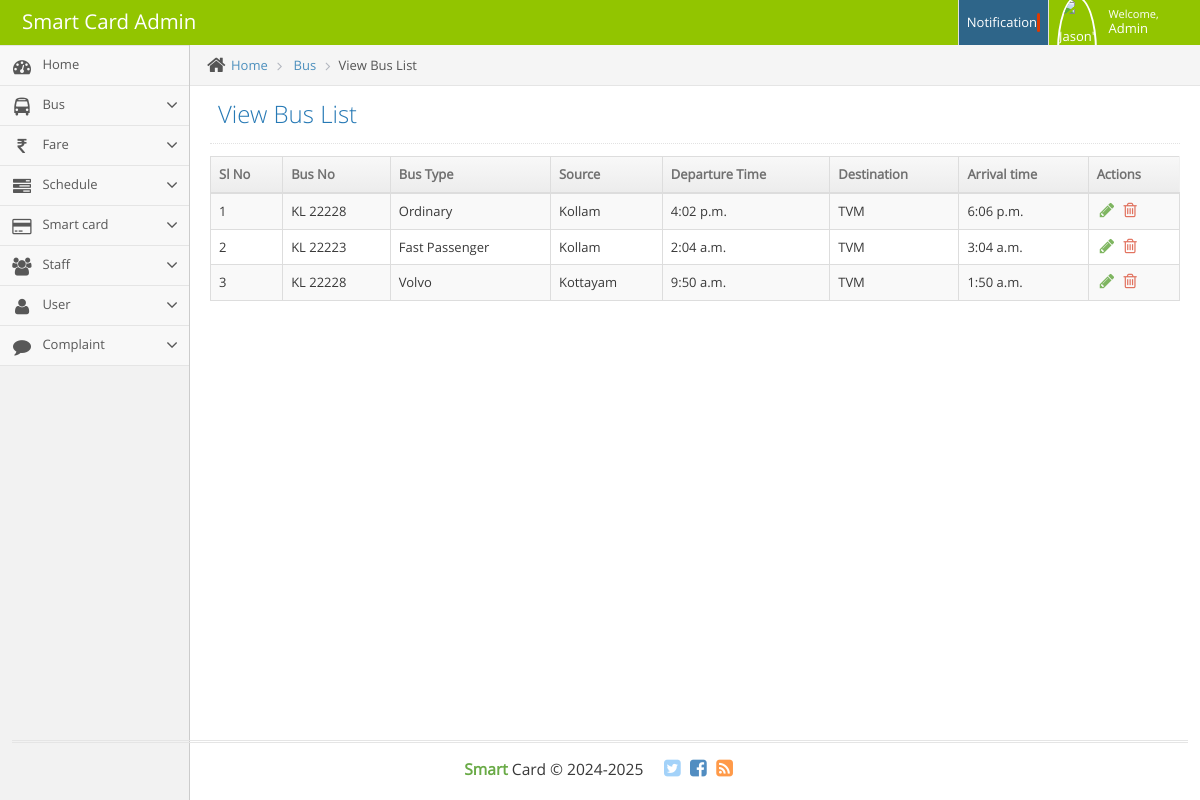
Screenshot of /view_bus_details with the database file from the repository.
### smart_ticket_app/models.py (models this page shows)
class tbl_bus(models.Model):
    bus_no=models.CharField(max_length=25,verbose_name="Bus No")
    bus_type_id=models.ForeignKey(tbl_bustype,on_delete=models.CASCADE)
    Source=models.CharField(max_length=25,verbose_name="Bus Starting Point")
    Destination=models.CharField(max_length=25,verbose_name="Bus Ending Point")
    Start_time=models.TimeField()
    End_time=models.TimeField()
    schedule_id=models.ForeignKey(tbl_schedule,on_delete=models.CASCADE,null=True)
    bus_image=models.FileField(upload_to='media')

class tbl_bustype(models.Model):
   Bus_type=models.CharField(max_length=25)

### smart_ticket_app/views.py (the view)
# urls.py: path('view_bus_details',views.view_bus_details,name='view_bus_details'),
def view_bus_details(request):
     buses = tbl_bus.objects.select_related('bus_type_id')
     return render(request,'admins/view_bus_details.html',{'buses':buses})

### smart_ticket_app/templates/admins/view_bus_details.html (shortened to what this page needs)
{% include 'admins/ad_header.html' %}
<div class="main-content">
				<div class="main-content-inner">
					<div class="breadcrumbs ace-save-state" id="breadcrumbs">
						<ul class="breadcrumb">
							<li>
								<i class="ace-icon fa fa-home home-icon"></i>
								<a href="#">Home</a>
							</li>
							<li>
								<a href="#">Bus</a>
							</li>
							<li class="active">View Bus List</li>
						</ul>
						</div>
					<div class="page-content">
						<div class="page-header">
							<h1>
								View Bus List
								</h1>
						</div>
                        {% include 'admins/messages.html' %}
                        <table id="example1" class="table table-bordered table-striped">
                            <thead>
                                <tr>
                                    <th>Sl No</th>
                                    <th>Bus No</th>
                                    <th>Bus Type</th>
                                    <th>Source</th>
                                    <th>Departure Time</th>
                                    <th>Destination</th>
                                    <th>Arrival time</th>
                                    <th>Actions</th>
                                </tr>
                            </thead>
                            <tbody>
                                {% for i in buses %}
                                <tr>
                                    <td>{{forloop.counter}}</td>
                                    <td>{{i.bus_no}}</td>
                                    <td>{{ i.bus_type_id.Bus_type }}</td>
                                    <td>{{i.Source}}</td>
                                    <td>{{i.Start_time}}</td>
                                    <td>{{i.Destination}}</td>
                                    <td>{{i.End_time}}</td>
                                <td>
                                    <div class="hidden-sm hidden-xs action-buttons">
                                        <a class='green' href="/edit_bus/{{i.id}}">
                                            <i class='ace-icon fa fa-pencil bigger-130'></i>
                                        </a>
                                        <a class="red" href="/delete_bus/{{i.id}}">
                                            <i class="ace-icon fa fa-trash-o bigger-130"></i>
                                        </a>
                                    </div>
                                </td>
                                   {% endfor %}
                            </tr>
                        </tbody>
                    </table>
                </div>
            </div>
    </div>
</div>
{% include 'admins/ad_footer.html' %}

### smart_ticket_app/templates/admins/ad_header.html (shortened to what this page needs)
{% load static %}
<!DOCTYPE html>
<html lang="en">
	<head>
		<link rel="stylesheet" href="{% static 'asset/css/bootstrap.min.css' %}" />
		<link rel="stylesheet" href="{% static 'asset/font-awesome/4.5.0/css/font-awesome.min.css' %}" />
		<link rel="stylesheet" href="{% static 'asset/css/ace.min.css' %}" class="ace-main-stylesheet" id="main-ace-style" />
		<link rel="stylesheet" href="{% static 'asset/css/ace-skins.min.css' %}" />
		<link rel="stylesheet" href="{% static 'asset/css/ace-rtl.min.css' %}" />
	</head>
	<body class="no-skin">
		<div id="navbar" class="navbar navbar-default          ace-save-state" style="background:#92c500;">
			<div class="navbar-container ace-save-state" id="navbar-container">
				<div class="navbar-header pull-left">
					<div class="navbar-brand">
						<small>
							Smart Card Admin
						</small>
					</div>
				</div>
				<div class="navbar-buttons navbar-header pull-right" role="navigation" >
					<ul class="nav ace-nav" >
						<li><a href="contact_alert">Notification<span class="button__badge"></span></a> </li>
						<li class="light-blue dropdown-modal" >
							<a data-toggle="dropdown" href="#" class="dropdown-toggle" style="background:#92c500;">
								<span class="user-info">
									<small>Welcome,</small>
									Admin
								</span>
							</a>
						</li>
					</ul>
				</div>
			</div>
		</div>
		<div class="main-container ace-save-state" id="main-container">
			<div id="sidebar" class="sidebar                  responsive                    ace-save-state">
				<ul class="nav nav-list">
					<li class="">
						<a href="{% url 'aheader' %}">
							<i class="menu-icon fa fa-tachometer"></i>
							<span class="menu-text"> Home </span>
						</a>
					</li>
					<li class="">
						<a href="#" class="dropdown-toggle">
							<i class="menu-icon fa fa-bus"></i>
							<span class="menu-text">Bus </span>
							<b class="arrow fa fa-angle-down"></b>
						</a>
					</li>
                     <li class="">
						<a href="#" class="dropdown-toggle">
							<i class="menu-icon fa fa-inr"></i>
							<span class="menu-text"> Fare </span>
							<b class="arrow fa fa-angle-down"></b>
						</a>
					</li>
						<li class="">
						<a href="#" class="dropdown-toggle">
							<i class="menu-icon fa fa-tasks"></i>
							<span class="menu-text"> Schedule </span>
							<b class="arrow fa fa-angle-down"></b>
						</a>
					</li>
					<li class="">
						<a href="#" class="dropdown-toggle">
							<i class="menu-icon fa fa-credit-card"></i>
							<span class="menu-text"> Smart card </span>
							<b class="arrow fa fa-angle-down"></b>
						</a>
					</li>
					<li class="">
						<a href="#" class="dropdown-toggle">
							<i class="menu-icon fa fa-users"></i>
							<span class="menu-text"> Staff </span>
							<b class="arrow fa fa-angle-down"></b>
						</a>
					</li>
					<li class="">
						<a href="#" class="dropdown-toggle">
							<i class="menu-icon fa fa-user"></i>
							<span class="menu-text">User </span>
							<b class="arrow fa fa-angle-down"></b>
						</a>
					</li>
					<li class="">
						<a href="#" class="dropdown-toggle">
							<i class="menu-icon fa fa-comment"></i>
							<span class="menu-text"> Complaint </span>
							<b class="arrow fa fa-angle-down"></b>
						</a>
					</li>
				</ul>
			</div>

### smart_ticket_app/templates/admins/messages.html (shortened to what this page needs)
<!DOCTYPE html>
<html lang="en">
<head>
</head>
<body>
</body>
</html>

### smart_ticket_app/templates/admins/ad_footer.html (shortened to what this page needs)
{% load static %}
			<div class="footer">
				<div class="footer-inner">
					<div class="footer-content">
						<span class="bigger-120">
							<span class="green bolder">Smart</span>
							Card &copy; 2024-2025
						</span>
						<span class="action-buttons">
							<a href="#">
								<i class="ace-icon fa fa-twitter-square light-blue bigger-150"></i>
							</a>
							<a href="#">
								<i class="ace-icon fa fa-facebook-square text-primary bigger-150"></i>
							</a>
							<a href="#">
								<i class="ace-icon fa fa-rss-square orange bigger-150"></i>
							</a>
						</span>
					</div>
				</div>
			</div>
	</body>
</html>

### smart_ticket_app/templates/admins/ad_header.html (style rules this page uses)
.button__badge { background-color: #DF3A01; border-radius: 20px; color: white; padding: 1px 2px 1px 1px; font-size: 12px; }

### rows the page displays
tbl_bus: bus_no "KL 22228", bus_type_id.Bus_type "Ordinary", Source "Kollam", Start_time "4:02 p.m.", Destination "TVM", End_time "6:06 p.m."
tbl_bus: bus_no "KL 22223", bus_type_id.Bus_type "Fast Passenger", Source "Kollam", Start_time "2:04 a.m.", Destination "TVM", End_time "3:04 a.m."
tbl_bus: bus_no "KL 22228", bus_type_id.Bus_type "Volvo", Source "Kottayam", Start_time "9:50 a.m.", Destination "TVM", End_time "1:50 a.m."
